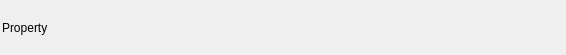
<?xml version="1.0" encoding="UTF-8"?>
<ui version="4.0">
 <class>DoubleWidget</class>
 <widget class="QWidget" name="DoubleWidget">
  <property name="geometry">
   <rect>
    <x>0</x>
    <y>0</y>
    <width>566</width>
    <height>55</height>
   </rect>
  </property>
  <property name="windowTitle">
   <string>DoubleWidget</string>
  </property>
  <layout class="QHBoxLayout" name="horizontalLayout">
    <property name="spacing">
     <number>5</number>
    </property>
    <property name="leftMargin">
     <number>2</number>
    </property>
    <property name="topMargin">
     <number>2</number>
    </property>
    <property name="rightMargin">
     <number>2</number>
    </property>
    <property name="bottomMargin">
     <number>2</number>
    </property>
   <item>
    <widget class="QLabel" name="DoubleWidgetLabel">
     <property name="text">
      <string>Property</string>
     </property>
    </widget>
   </item>
  </layout>
 </widget>
 <resources/>
 <connections/>
</ui>
